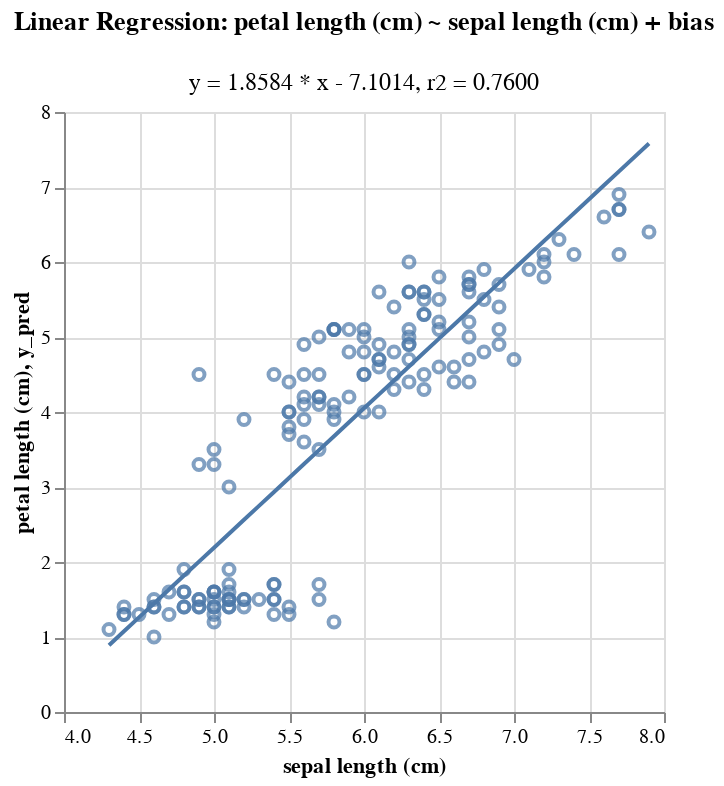

The notebook cell this image was saved under:
### Code cell
# The plot is an Altair plot, you can do a lot of cool things from here. For more details, 
# visit Altair's official docs!
plot.interactive()

### Figure 1 — Vega specification as saved in the notebook (floating-point values rounded to 4 significant figures; data arrays with more than 128 entries replaced by an {"elided": "..."} marker saying what was removed)
{"$schema": "https://vega.github.io/schema/vega/v5.json", "data": [{"name": "param_5_store"}, {"name": "source_0", "values": {"elided": "150 records"}}, {"name": "data_0", "values": {"elided": "150 records"}}], "signals": [{"name": "unit", "value": {}, "on": [{"events": "pointermove", "update": "isTuple(group()) ? group() : unit"}]}, {"name": "param_5", "update": "vlSelectionResolve(\"param_5_store\", \"union\")"}, {"name": "param_5_sepal_length__cm_", "on": [{"events": [{"source": "view", "type": "dblclick"}], "update": "null"}, {"events": {"signal": "param_5_translate_delta"}, "update": "panLinear(param_5_translate_anchor.extent_x, -param_5_translate_delta.x / width)"}, {"events": {"signal": "param_5_zoom_delta"}, "update": "zoomLinear(domain(\"x\"), param_5_zoom_anchor.x, param_5_zoom_delta)"}]}, {"name": "param_5_petal_length__cm_", "on": [{"events": [{"source": "view", "type": "dblclick"}], "update": "null"}, {"events": {"signal": "param_5_translate_delta"}, "update": "panLinear(param_5_translate_anchor.extent_y, param_5_translate_delta.y / height)"}, {"events": {"signal": "param_5_zoom_delta"}, "update": "zoomLinear(domain(\"y\"), param_5_zoom_anchor.y, param_5_zoom_delta)"}]}, {"name": "param_5_tuple", "on": [{"events": [{"signal": "param_5_sepal_length__cm_ || param_5_petal_length__cm_"}], "update": "param_5_sepal_length__cm_ && param_5_petal_length__cm_ ? {unit: \"view_4\", fields: param_5_tuple_fields, values: [param_5_sepal_length__cm_,param_5_petal_length__cm_]} : null"}]}, {"name": "param_5_tuple_fields", "value": [{"field": "sepal length (cm)", "channel": "x", "type": "R"}, {"field": "petal length (cm)", "channel": "y", "type": "R"}]}, {"name": "param_5_translate_anchor", "value": {}, "on": [{"events": [{"source": "scope", "type": "pointerdown"}], "update": "{x: x(unit), y: y(unit), extent_x: domain(\"x\"), extent_y: domain(\"y\")}"}]}, {"name": "param_5_translate_delta", "value": {}, "on": [{"events": [{"source": "window", "between": [{"source": "scope", "type": "pointerdown"}, {"source": "window", "type": "pointerup"}], "consume": true, "type": "pointermove"}], "update": "{x: param_5_translate_anchor.x - x(unit), y: param_5_translate_anchor.y - y(unit)}"}]}, {"name": "param_5_zoom_anchor", "on": [{"events": [{"source": "scope", "consume": true, "type": "wheel"}], "update": "{x: invert(\"x\", x(unit)), y: invert(\"y\", y(unit))}"}]}, {"name": "param_5_zoom_delta", "on": [{"events": [{"source": "scope", "type": "wheel", "consume": true}], "update": "pow(1.001, event.deltaY * pow(16, event.deltaMode))", "force": true}]}, {"name": "param_5_modify", "on": [{"events": {"signal": "param_5_tuple"}, "update": "modify(\"param_5_store\", param_5_tuple, true)"}]}], "marks": [{"type": "symbol", "name": "view_4_marks", "from": {"data": "data_0"}, "encode": {"update": {"y": {"field": "petal length (cm)", "scale": "y"}, "x": {"field": "sepal length (cm)", "scale": "x"}, "opacity": {"value": 0.7}, "stroke": {"value": "#4c78a8"}, "fill": {"value": "transparent"}}}, "interactive": true, "style": ["point"], "clip": true}, {"type": "line", "name": "layer_1_marks", "from": {"data": "source_0"}, "sort": {"field": "x"}, "encode": {"update": {"stroke": {"value": "#4c78a8"}, "x": {"field": "sepal length (cm)", "scale": "x"}, "y": {"field": "y_pred", "scale": "y"}, "defined": {"signal": "isValid(datum[\"sepal length (cm)\"]) && isFinite(+datum[\"sepal length (cm)\"]) && isValid(datum[\"y_pred\"]) && isFinite(+datum[\"y_pred\"])"}}}, "interactive": false, "style": ["line"], "clip": true}], "scales": [{"name": "x", "type": "linear", "domain": {"fields": [{"data": "data_0", "field": "sepal length (cm)"}, {"data": "source_0", "field": "sepal length (cm)"}]}, "range": [0, {"signal": "width"}], "domainRaw": {"signal": "param_5[\"sepal length (cm)\"]"}, "nice": true, "zero": false}, {"name": "y", "type": "linear", "domain": {"fields": [{"data": "data_0", "field": "petal length (cm)"}, {"data": "source_0", "field": "y_pred"}]}, "range": [{"signal": "height"}, 0], "nice": true, "zero": true, "domainRaw": {"signal": "param_5[\"petal length (cm)\"]"}}], "axes": [{"scale": "x", "orient": "bottom", "grid": true, "aria": false, "gridScale": "y", "minExtent": 0, "domain": false, "tickCount": {"signal": "ceil(width/40)"}, "zindex": 0, "labels": false, "maxExtent": 0, "ticks": false}, {"scale": "y", "domain": false, "labels": false, "orient": "left", "aria": false, "ticks": false, "zindex": 0, "maxExtent": 0, "minExtent": 0, "gridScale": "x", "tickCount": {"signal": "ceil(height/40)"}, "grid": true}, {"scale": "x", "tickCount": {"signal": "ceil(width/40)"}, "zindex": 0, "title": "sepal length (cm)", "orient": "bottom", "grid": false, "labelFlush": true, "labelOverlap": true}, {"scale": "y", "title": "petal length (cm), y_pred", "tickCount": {"signal": "ceil(height/40)"}, "orient": "left", "zindex": 0, "grid": false, "labelOverlap": true}], "title": {"text": ["Linear Regression: petal length (cm) ~ sepal length (cm) + bias", ""], "frame": "group", "align": "center", "subtitle": "y = 1.8584 * x - 7.1014, r2 = 0.7600"}, "style": "cell", "config": {"autosize": "pad"}, "width": 300, "padding": 5, "background": "white", "height": 300}
